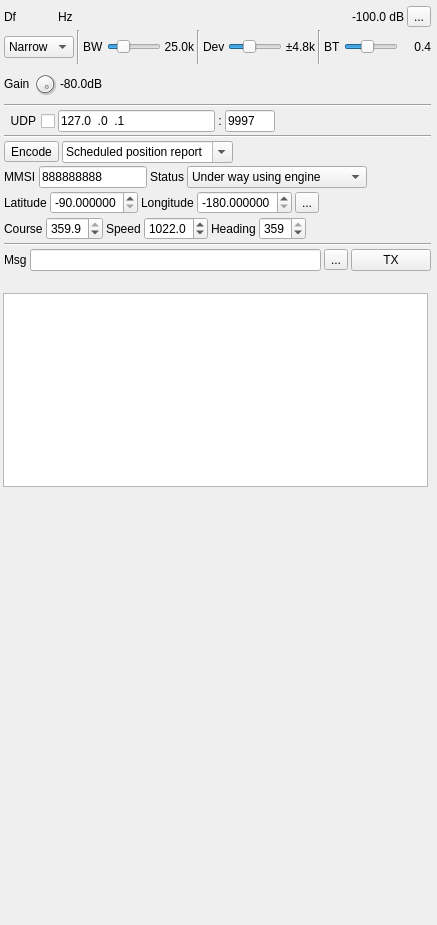
<?xml version="1.0" encoding="UTF-8"?>
<ui version="4.0">
 <class>AISModGUI</class>
 <widget class="RollupContents" name="AISModGUI">
  <property name="geometry">
   <rect>
    <x>0</x>
    <y>0</y>
    <width>437</width>
    <height>925</height>
   </rect>
  </property>
  <property name="sizePolicy">
   <sizepolicy hsizetype="Expanding" vsizetype="Expanding">
    <horstretch>0</horstretch>
    <verstretch>0</verstretch>
   </sizepolicy>
  </property>
  <property name="minimumSize">
   <size>
    <width>350</width>
    <height>0</height>
   </size>
  </property>
  <property name="font">
   <font>
    <family>Liberation Sans</family>
    <pointsize>9</pointsize>
   </font>
  </property>
  <property name="focusPolicy">
   <enum>Qt::StrongFocus</enum>
  </property>
  <property name="windowTitle">
   <string>AIS Modulator</string>
  </property>
  <widget class="QWidget" name="settingsContainer" native="true">
   <property name="enabled">
    <bool>true</bool>
   </property>
   <property name="geometry">
    <rect>
     <x>2</x>
     <y>2</y>
     <width>431</width>
     <height>271</height>
    </rect>
   </property>
   <property name="minimumSize">
    <size>
     <width>280</width>
     <height>0</height>
    </size>
   </property>
   <property name="windowTitle">
    <string>Settings</string>
   </property>
   <layout class="QVBoxLayout" name="settingsLayout">
    <property name="spacing">
     <number>3</number>
    </property>
    <property name="leftMargin">
     <number>2</number>
    </property>
    <property name="topMargin">
     <number>2</number>
    </property>
    <property name="rightMargin">
     <number>2</number>
    </property>
    <property name="bottomMargin">
     <number>2</number>
    </property>
    <item>
     <layout class="QHBoxLayout" name="deltaFreqPowLayout">
      <property name="topMargin">
       <number>2</number>
      </property>
      <item>
       <layout class="QHBoxLayout" name="deltaFrequencyLayout">
        <item>
         <widget class="QLabel" name="deltaFrequencyLabel">
          <property name="minimumSize">
           <size>
            <width>16</width>
            <height>0</height>
           </size>
          </property>
          <property name="text">
           <string>Df</string>
          </property>
         </widget>
        </item>
        <item>
         <widget class="ValueDialZ" name="deltaFrequency" native="true">
          <property name="sizePolicy">
           <sizepolicy hsizetype="Maximum" vsizetype="Maximum">
            <horstretch>0</horstretch>
            <verstretch>0</verstretch>
           </sizepolicy>
          </property>
          <property name="minimumSize">
           <size>
            <width>32</width>
            <height>16</height>
           </size>
          </property>
          <property name="font">
           <font>
            <family>Liberation Mono</family>
            <pointsize>12</pointsize>
           </font>
          </property>
          <property name="cursor">
           <cursorShape>PointingHandCursor</cursorShape>
          </property>
          <property name="focusPolicy">
           <enum>Qt::StrongFocus</enum>
          </property>
          <property name="toolTip">
           <string>Mod shift frequency from center in Hz</string>
          </property>
         </widget>
        </item>
        <item>
         <widget class="QLabel" name="deltaUnits">
          <property name="text">
           <string>Hz </string>
          </property>
         </widget>
        </item>
        <item>
         <spacer name="horizontalSpacer">
          <property name="orientation">
           <enum>Qt::Horizontal</enum>
          </property>
          <property name="sizeHint" stdset="0">
           <size>
            <width>40</width>
            <height>20</height>
           </size>
          </property>
         </spacer>
        </item>
        <item>
         <widget class="QLabel" name="channelPower">
          <property name="minimumSize">
           <size>
            <width>60</width>
            <height>0</height>
           </size>
          </property>
          <property name="toolTip">
           <string>Channel power</string>
          </property>
          <property name="layoutDirection">
           <enum>Qt::RightToLeft</enum>
          </property>
          <property name="text">
           <string>-100.0 dB</string>
          </property>
          <property name="alignment">
           <set>Qt::AlignRight|Qt::AlignTrailing|Qt::AlignVCenter</set>
          </property>
         </widget>
        </item>
       </layout>
      </item>
      <item>
       <widget class="QToolButton" name="channelMute">
        <property name="toolTip">
         <string>Mute/Unmute channel</string>
        </property>
        <property name="text">
         <string>...</string>
        </property>
        <property name="icon">
         <iconset resource="../../../sdrgui/resources/res.qrc">
          <normaloff>:/txon.png</normaloff>
          <normalon>:/txoff.png</normalon>:/txon.png</iconset>
        </property>
        <property name="checkable">
         <bool>true</bool>
        </property>
       </widget>
      </item>
     </layout>
    </item>
    <item>
     <layout class="QHBoxLayout" name="rfBandwidthLayout">
      <item>
       <widget class="QComboBox" name="mode">
        <property name="minimumSize">
         <size>
          <width>70</width>
          <height>0</height>
         </size>
        </property>
        <property name="toolTip">
         <string>Transmission mode</string>
        </property>
        <item>
         <property name="text">
          <string>Narrow</string>
         </property>
        </item>
        <item>
         <property name="text">
          <string>Wide</string>
         </property>
        </item>
       </widget>
      </item>
      <item>
       <widget class="Line" name="line_2">
        <property name="orientation">
         <enum>Qt::Vertical</enum>
        </property>
       </widget>
      </item>
      <item>
       <widget class="QLabel" name="rfBWLabel">
        <property name="text">
         <string>BW</string>
        </property>
       </widget>
      </item>
      <item>
       <widget class="QSlider" name="rfBW">
        <property name="sizePolicy">
         <sizepolicy hsizetype="Expanding" vsizetype="Minimum">
          <horstretch>0</horstretch>
          <verstretch>0</verstretch>
         </sizepolicy>
        </property>
        <property name="minimumSize">
         <size>
          <width>0</width>
          <height>0</height>
         </size>
        </property>
        <property name="toolTip">
         <string>RF bandwidth</string>
        </property>
        <property name="minimum">
         <number>10</number>
        </property>
        <property name="maximum">
         <number>400</number>
        </property>
        <property name="pageStep">
         <number>1</number>
        </property>
        <property name="value">
         <number>100</number>
        </property>
        <property name="orientation">
         <enum>Qt::Horizontal</enum>
        </property>
       </widget>
      </item>
      <item>
       <widget class="QLabel" name="rfBWText">
        <property name="minimumSize">
         <size>
          <width>30</width>
          <height>0</height>
         </size>
        </property>
        <property name="text">
         <string>25.0k</string>
        </property>
        <property name="alignment">
         <set>Qt::AlignRight|Qt::AlignTrailing|Qt::AlignVCenter</set>
        </property>
       </widget>
      </item>
      <item>
       <widget class="Line" name="line_3">
        <property name="orientation">
         <enum>Qt::Vertical</enum>
        </property>
       </widget>
      </item>
      <item>
       <widget class="QLabel" name="fmDevLabel">
        <property name="text">
         <string>Dev</string>
        </property>
       </widget>
      </item>
      <item>
       <widget class="QSlider" name="fmDev">
        <property name="sizePolicy">
         <sizepolicy hsizetype="Expanding" vsizetype="Minimum">
          <horstretch>0</horstretch>
          <verstretch>0</verstretch>
         </sizepolicy>
        </property>
        <property name="minimumSize">
         <size>
          <width>0</width>
          <height>0</height>
         </size>
        </property>
        <property name="toolTip">
         <string>Peak frequency deviation</string>
        </property>
        <property name="minimum">
         <number>10</number>
        </property>
        <property name="maximum">
         <number>50</number>
        </property>
        <property name="pageStep">
         <number>1</number>
        </property>
        <property name="value">
         <number>24</number>
        </property>
        <property name="orientation">
         <enum>Qt::Horizontal</enum>
        </property>
       </widget>
      </item>
      <item>
       <widget class="QLabel" name="fmDevText">
        <property name="minimumSize">
         <size>
          <width>30</width>
          <height>0</height>
         </size>
        </property>
        <property name="text">
         <string>±4.8k</string>
        </property>
        <property name="alignment">
         <set>Qt::AlignRight|Qt::AlignTrailing|Qt::AlignVCenter</set>
        </property>
       </widget>
      </item>
      <item>
       <widget class="Line" name="line_5">
        <property name="orientation">
         <enum>Qt::Vertical</enum>
        </property>
       </widget>
      </item>
      <item>
       <widget class="QLabel" name="btLabel">
        <property name="text">
         <string>BT</string>
        </property>
       </widget>
      </item>
      <item>
       <widget class="QSlider" name="bt">
        <property name="sizePolicy">
         <sizepolicy hsizetype="Expanding" vsizetype="Minimum">
          <horstretch>0</horstretch>
          <verstretch>0</verstretch>
         </sizepolicy>
        </property>
        <property name="minimumSize">
         <size>
          <width>0</width>
          <height>0</height>
         </size>
        </property>
        <property name="toolTip">
         <string>Gaussian filter bandwidth-time parameter</string>
        </property>
        <property name="minimum">
         <number>1</number>
        </property>
        <property name="maximum">
         <number>6</number>
        </property>
        <property name="pageStep">
         <number>1</number>
        </property>
        <property name="value">
         <number>3</number>
        </property>
        <property name="orientation">
         <enum>Qt::Horizontal</enum>
        </property>
       </widget>
      </item>
      <item>
       <widget class="QLabel" name="btText">
        <property name="minimumSize">
         <size>
          <width>30</width>
          <height>0</height>
         </size>
        </property>
        <property name="text">
         <string>0.4</string>
        </property>
        <property name="alignment">
         <set>Qt::AlignRight|Qt::AlignTrailing|Qt::AlignVCenter</set>
        </property>
       </widget>
      </item>
     </layout>
    </item>
    <item>
     <layout class="QHBoxLayout" name="volumeLayout">
      <item>
       <widget class="QLabel" name="gainLabel">
        <property name="text">
         <string>Gain</string>
        </property>
       </widget>
      </item>
      <item>
       <widget class="QDial" name="gain">
        <property name="maximumSize">
         <size>
          <width>24</width>
          <height>24</height>
         </size>
        </property>
        <property name="toolTip">
         <string>Gain</string>
        </property>
        <property name="minimum">
         <number>-60</number>
        </property>
        <property name="maximum">
         <number>0</number>
        </property>
        <property name="singleStep">
         <number>5</number>
        </property>
        <property name="pageStep">
         <number>1</number>
        </property>
        <property name="value">
         <number>0</number>
        </property>
       </widget>
      </item>
      <item>
       <widget class="QLabel" name="gainText">
        <property name="minimumSize">
         <size>
          <width>30</width>
          <height>0</height>
         </size>
        </property>
        <property name="toolTip">
         <string>Gain value</string>
        </property>
        <property name="text">
         <string>-80.0dB</string>
        </property>
        <property name="alignment">
         <set>Qt::AlignRight|Qt::AlignTrailing|Qt::AlignVCenter</set>
        </property>
       </widget>
      </item>
      <item>
       <widget class="LevelMeterVU" name="volumeMeter" native="true">
        <property name="sizePolicy">
         <sizepolicy hsizetype="Expanding" vsizetype="Preferred">
          <horstretch>0</horstretch>
          <verstretch>0</verstretch>
         </sizepolicy>
        </property>
        <property name="font">
         <font>
          <family>Liberation Mono</family>
          <pointsize>8</pointsize>
         </font>
        </property>
        <property name="toolTip">
         <string>Level (% full range) top trace: average, bottom trace: instantaneous peak, tip: peak hold</string>
        </property>
       </widget>
      </item>
     </layout>
    </item>
    <item>
     <widget class="Line" name="line_4">
      <property name="orientation">
       <enum>Qt::Horizontal</enum>
      </property>
     </widget>
    </item>
    <item>
     <layout class="QHBoxLayout" name="udpLayout">
      <item>
       <widget class="QCheckBox" name="udpEnabled">
        <property name="toolTip">
         <string>Forward messages received via UDP</string>
        </property>
        <property name="layoutDirection">
         <enum>Qt::RightToLeft</enum>
        </property>
        <property name="text">
         <string>UDP</string>
        </property>
       </widget>
      </item>
      <item>
       <widget class="QLineEdit" name="udpAddress">
        <property name="minimumSize">
         <size>
          <width>120</width>
          <height>0</height>
         </size>
        </property>
        <property name="focusPolicy">
         <enum>Qt::ClickFocus</enum>
        </property>
        <property name="toolTip">
         <string>UDP address to listen for messages to forward on</string>
        </property>
        <property name="inputMask">
         <string>000.000.000.000</string>
        </property>
        <property name="text">
         <string>127.0.0.1</string>
        </property>
       </widget>
      </item>
      <item>
       <widget class="QLabel" name="udpSeparator">
        <property name="text">
         <string>:</string>
        </property>
        <property name="alignment">
         <set>Qt::AlignCenter</set>
        </property>
       </widget>
      </item>
      <item>
       <widget class="QLineEdit" name="udpPort">
        <property name="minimumSize">
         <size>
          <width>50</width>
          <height>0</height>
         </size>
        </property>
        <property name="maximumSize">
         <size>
          <width>50</width>
          <height>16777215</height>
         </size>
        </property>
        <property name="focusPolicy">
         <enum>Qt::ClickFocus</enum>
        </property>
        <property name="toolTip">
         <string>UDP port to listen for messages to forward on</string>
        </property>
        <property name="inputMask">
         <string>00000</string>
        </property>
        <property name="text">
         <string>9997</string>
        </property>
       </widget>
      </item>
      <item>
       <spacer name="horizontalSpacer_4">
        <property name="orientation">
         <enum>Qt::Horizontal</enum>
        </property>
        <property name="sizeHint" stdset="0">
         <size>
          <width>40</width>
          <height>20</height>
         </size>
        </property>
       </spacer>
      </item>
     </layout>
    </item>
    <item>
     <widget class="Line" name="line_6">
      <property name="orientation">
       <enum>Qt::Horizontal</enum>
      </property>
     </widget>
    </item>
    <item>
     <layout class="QHBoxLayout" name="encodeLayout">
      <item>
       <widget class="QToolButton" name="encode">
        <property name="toolTip">
         <string>Encode a message in hex using data from the following fields in to the message field</string>
        </property>
        <property name="text">
         <string>Encode</string>
        </property>
       </widget>
      </item>
      <item>
       <widget class="QComboBox" name="msgId">
        <property name="sizePolicy">
         <sizepolicy hsizetype="Minimum" vsizetype="Fixed">
          <horstretch>0</horstretch>
          <verstretch>0</verstretch>
         </sizepolicy>
        </property>
        <property name="minimumSize">
         <size>
          <width>100</width>
          <height>0</height>
         </size>
        </property>
        <property name="toolTip">
         <string>Message type</string>
        </property>
        <property name="editable">
         <bool>true</bool>
        </property>
        <property name="currentText">
         <string>Scheduled position report</string>
        </property>
        <property name="currentIndex">
         <number>0</number>
        </property>
        <item>
         <property name="text">
          <string>Scheduled position report</string>
         </property>
        </item>
        <item>
         <property name="text">
          <string>Assigned position report</string>
         </property>
        </item>
        <item>
         <property name="text">
          <string>Special position report</string>
         </property>
        </item>
        <item>
         <property name="text">
          <string>Base station report</string>
         </property>
        </item>
       </widget>
      </item>
      <item>
       <spacer name="horizontalSpacer_2">
        <property name="orientation">
         <enum>Qt::Horizontal</enum>
        </property>
        <property name="sizeHint" stdset="0">
         <size>
          <width>40</width>
          <height>20</height>
         </size>
        </property>
       </spacer>
      </item>
     </layout>
    </item>
    <item>
     <layout class="QHBoxLayout" name="mmsiLayout">
      <item>
       <widget class="QLabel" name="mmsiLabel">
        <property name="text">
         <string>MMSI</string>
        </property>
       </widget>
      </item>
      <item>
       <widget class="QLineEdit" name="mmsi">
        <property name="sizePolicy">
         <sizepolicy hsizetype="Preferred" vsizetype="Fixed">
          <horstretch>0</horstretch>
          <verstretch>0</verstretch>
         </sizepolicy>
        </property>
        <property name="toolTip">
         <string>Enter 9 digit Maritime Mobile Service Identity</string>
        </property>
        <property name="inputMask">
         <string>999999999</string>
        </property>
        <property name="text">
         <string>888888888</string>
        </property>
        <property name="maxLength">
         <number>9</number>
        </property>
       </widget>
      </item>
      <item>
       <widget class="QLabel" name="statusLabel">
        <property name="text">
         <string>Status</string>
        </property>
       </widget>
      </item>
      <item>
       <widget class="QComboBox" name="status">
        <property name="minimumSize">
         <size>
          <width>180</width>
          <height>0</height>
         </size>
        </property>
        <property name="toolTip">
         <string>Status of vessel</string>
        </property>
        <item>
         <property name="text">
          <string>Under way using engine</string>
         </property>
        </item>
        <item>
         <property name="text">
          <string>At anchor</string>
         </property>
        </item>
        <item>
         <property name="text">
          <string>Not under command</string>
         </property>
        </item>
        <item>
         <property name="text">
          <string>Restricted manoeuvrability</string>
         </property>
        </item>
        <item>
         <property name="text">
          <string>Constrained by her draught</string>
         </property>
        </item>
        <item>
         <property name="text">
          <string>Moored</string>
         </property>
        </item>
        <item>
         <property name="text">
          <string>Aground</string>
         </property>
        </item>
        <item>
         <property name="text">
          <string>Engaged in fishing</string>
         </property>
        </item>
        <item>
         <property name="text">
          <string>Under way sailing</string>
         </property>
        </item>
        <item>
         <property name="text">
          <string>Not defined</string>
         </property>
        </item>
       </widget>
      </item>
      <item>
       <spacer name="horizontalSpacer_5">
        <property name="orientation">
         <enum>Qt::Horizontal</enum>
        </property>
        <property name="sizeHint" stdset="0">
         <size>
          <width>40</width>
          <height>20</height>
         </size>
        </property>
       </spacer>
      </item>
     </layout>
    </item>
    <item>
     <layout class="QHBoxLayout" name="positionLayout">
      <item>
       <widget class="QLabel" name="latitudeLabel">
        <property name="text">
         <string>Latitude</string>
        </property>
       </widget>
      </item>
      <item>
       <widget class="QDoubleSpinBox" name="latitude">
        <property name="toolTip">
         <string>Latitude in decimal degrees (North positive)</string>
        </property>
        <property name="decimals">
         <number>6</number>
        </property>
        <property name="minimum">
         <double>-90.000000000000000</double>
        </property>
        <property name="maximum">
         <double>90.000000000000000</double>
        </property>
        <property name="value">
         <double>-90.000000000000000</double>
        </property>
       </widget>
      </item>
      <item>
       <widget class="QLabel" name="longitudeLabel">
        <property name="text">
         <string>Longitude</string>
        </property>
       </widget>
      </item>
      <item>
       <widget class="QDoubleSpinBox" name="longitude">
        <property name="toolTip">
         <string>Longitude in decimal degrees (East positive)</string>
        </property>
        <property name="decimals">
         <number>6</number>
        </property>
        <property name="minimum">
         <double>-180.000000000000000</double>
        </property>
        <property name="maximum">
         <double>180.000000000000000</double>
        </property>
        <property name="value">
         <double>-180.000000000000000</double>
        </property>
       </widget>
      </item>
      <item>
       <widget class="QToolButton" name="insertPosition">
        <property name="toolTip">
         <string>Set latitude and longitude to my position</string>
        </property>
        <property name="text">
         <string>...</string>
        </property>
        <property name="icon">
         <iconset>
          <normalon>:/gps.png</normalon>
         </iconset>
        </property>
       </widget>
      </item>
      <item>
       <spacer name="horizontalSpacer_6">
        <property name="orientation">
         <enum>Qt::Horizontal</enum>
        </property>
        <property name="sizeHint" stdset="0">
         <size>
          <width>40</width>
          <height>20</height>
         </size>
        </property>
       </spacer>
      </item>
     </layout>
    </item>
    <item>
     <layout class="QHBoxLayout" name="courseAndSpeedLayout">
      <item>
       <widget class="QLabel" name="courseLabel">
        <property name="text">
         <string>Course</string>
        </property>
       </widget>
      </item>
      <item>
       <widget class="QDoubleSpinBox" name="course">
        <property name="toolTip">
         <string>Course over ground in degrees</string>
        </property>
        <property name="decimals">
         <number>1</number>
        </property>
        <property name="maximum">
         <double>359.899999999999977</double>
        </property>
        <property name="value">
         <double>359.899999999999977</double>
        </property>
       </widget>
      </item>
      <item>
       <widget class="QLabel" name="speedLabel">
        <property name="text">
         <string>Speed</string>
        </property>
       </widget>
      </item>
      <item>
       <widget class="QDoubleSpinBox" name="speed">
        <property name="toolTip">
         <string>Speed over ground in knots</string>
        </property>
        <property name="decimals">
         <number>1</number>
        </property>
        <property name="maximum">
         <double>1023.000000000000000</double>
        </property>
        <property name="value">
         <double>1022.000000000000000</double>
        </property>
       </widget>
      </item>
      <item>
       <widget class="QLabel" name="headingLabel">
        <property name="text">
         <string>Heading</string>
        </property>
       </widget>
      </item>
      <item>
       <widget class="QSpinBox" name="heading">
        <property name="toolTip">
         <string>Heading in degrees</string>
        </property>
        <property name="maximum">
         <number>359</number>
        </property>
        <property name="value">
         <number>359</number>
        </property>
       </widget>
      </item>
      <item>
       <spacer name="horizontalSpacer_3">
        <property name="orientation">
         <enum>Qt::Horizontal</enum>
        </property>
        <property name="sizeHint" stdset="0">
         <size>
          <width>40</width>
          <height>20</height>
         </size>
        </property>
       </spacer>
      </item>
     </layout>
    </item>
    <item>
     <widget class="Line" name="line">
      <property name="orientation">
       <enum>Qt::Horizontal</enum>
      </property>
     </widget>
    </item>
    <item>
     <layout class="QHBoxLayout" name="packetDataLayout">
      <item>
       <widget class="QLabel" name="label">
        <property name="layoutDirection">
         <enum>Qt::LeftToRight</enum>
        </property>
        <property name="text">
         <string>Msg</string>
        </property>
       </widget>
      </item>
      <item>
       <widget class="QLineEdit" name="message">
        <property name="toolTip">
         <string>Enter message to transmit as a hex encoded string.</string>
        </property>
        <property name="text">
         <string/>
        </property>
        <property name="maxLength">
         <number>63</number>
        </property>
       </widget>
      </item>
      <item>
       <widget class="ButtonSwitch" name="repeat">
        <property name="toolTip">
         <string>Repeatedly transmit the message. Right click for additional settings.</string>
        </property>
        <property name="text">
         <string>...</string>
        </property>
        <property name="icon">
         <iconset resource="../../../sdrgui/resources/res.qrc">
          <normaloff>:/playloop.png</normaloff>:/playloop.png</iconset>
        </property>
       </widget>
      </item>
      <item>
       <widget class="QPushButton" name="txButton">
        <property name="toolTip">
         <string>Press to transmit the message</string>
        </property>
        <property name="text">
         <string>TX</string>
        </property>
       </widget>
      </item>
     </layout>
    </item>
   </layout>
  </widget>
  <widget class="QWidget" name="logContainer" native="true">
   <property name="geometry">
    <rect>
     <x>0</x>
     <y>290</y>
     <width>431</width>
     <height>200</height>
    </rect>
   </property>
   <property name="sizePolicy">
    <sizepolicy hsizetype="Expanding" vsizetype="Expanding">
     <horstretch>0</horstretch>
     <verstretch>0</verstretch>
    </sizepolicy>
   </property>
   <property name="minimumSize">
    <size>
     <width>0</width>
     <height>0</height>
    </size>
   </property>
   <property name="windowTitle">
    <string>Transmitted Messages</string>
   </property>
   <layout class="QVBoxLayout" name="transmittedLayout">
    <property name="spacing">
     <number>2</number>
    </property>
    <property name="leftMargin">
     <number>3</number>
    </property>
    <property name="topMargin">
     <number>3</number>
    </property>
    <property name="rightMargin">
     <number>3</number>
    </property>
    <property name="bottomMargin">
     <number>3</number>
    </property>
    <item>
     <widget class="QPlainTextEdit" name="transmittedText">
      <property name="readOnly">
       <bool>true</bool>
      </property>
     </widget>
    </item>
   </layout>
  </widget>
  <widget class="QWidget" name="spectrumContainer" native="true">
   <property name="geometry">
    <rect>
     <x>0</x>
     <y>450</y>
     <width>431</width>
     <height>331</height>
    </rect>
   </property>
   <property name="sizePolicy">
    <sizepolicy hsizetype="Expanding" vsizetype="Expanding">
     <horstretch>0</horstretch>
     <verstretch>0</verstretch>
    </sizepolicy>
   </property>
   <property name="windowTitle">
    <string>Baseband Spectrum</string>
   </property>
   <layout class="QVBoxLayout" name="spectrumLayout">
    <property name="spacing">
     <number>2</number>
    </property>
    <property name="leftMargin">
     <number>3</number>
    </property>
    <property name="topMargin">
     <number>3</number>
    </property>
    <property name="rightMargin">
     <number>3</number>
    </property>
    <property name="bottomMargin">
     <number>3</number>
    </property>
    <item>
     <widget class="GLSpectrum" name="glSpectrum" native="true">
      <property name="sizePolicy">
       <sizepolicy hsizetype="Expanding" vsizetype="Expanding">
        <horstretch>0</horstretch>
        <verstretch>0</verstretch>
       </sizepolicy>
      </property>
      <property name="minimumSize">
       <size>
        <width>200</width>
        <height>250</height>
       </size>
      </property>
      <property name="font">
       <font>
        <family>Liberation Mono</family>
        <pointsize>8</pointsize>
       </font>
      </property>
     </widget>
    </item>
    <item>
     <widget class="GLSpectrumGUI" name="spectrumGUI" native="true"/>
    </item>
   </layout>
  </widget>
  <widget class="QWidget" name="scopeContainer" native="true">
   <property name="geometry">
    <rect>
     <x>0</x>
     <y>790</y>
     <width>431</width>
     <height>311</height>
    </rect>
   </property>
   <property name="sizePolicy">
    <sizepolicy hsizetype="Expanding" vsizetype="Expanding">
     <horstretch>0</horstretch>
     <verstretch>0</verstretch>
    </sizepolicy>
   </property>
   <property name="windowTitle">
    <string>IQ Waveforms</string>
   </property>
   <layout class="QVBoxLayout" name="transmittedLayout_2">
    <property name="spacing">
     <number>2</number>
    </property>
    <property name="leftMargin">
     <number>3</number>
    </property>
    <property name="topMargin">
     <number>3</number>
    </property>
    <property name="rightMargin">
     <number>3</number>
    </property>
    <property name="bottomMargin">
     <number>3</number>
    </property>
    <item>
     <widget class="GLScope" name="glScope" native="true">
      <property name="sizePolicy">
       <sizepolicy hsizetype="Expanding" vsizetype="Expanding">
        <horstretch>0</horstretch>
        <verstretch>0</verstretch>
       </sizepolicy>
      </property>
      <property name="minimumSize">
       <size>
        <width>200</width>
        <height>250</height>
       </size>
      </property>
      <property name="font">
       <font>
        <family>Liberation Mono</family>
        <pointsize>8</pointsize>
       </font>
      </property>
     </widget>
    </item>
    <item>
     <widget class="GLScopeGUI" name="scopeGUI" native="true"/>
    </item>
   </layout>
  </widget>
 </widget>
 <customwidgets>
  <customwidget>
   <class>ButtonSwitch</class>
   <extends>QToolButton</extends>
   <header>gui/buttonswitch.h</header>
  </customwidget>
  <customwidget>
   <class>RollupContents</class>
   <extends>QWidget</extends>
   <header>gui/rollupcontents.h</header>
   <container>1</container>
  </customwidget>
  <customwidget>
   <class>ValueDialZ</class>
   <extends>QWidget</extends>
   <header>gui/valuedialz.h</header>
   <container>1</container>
  </customwidget>
  <customwidget>
   <class>GLScope</class>
   <extends>QWidget</extends>
   <header>gui/glscope.h</header>
   <container>1</container>
  </customwidget>
  <customwidget>
   <class>GLScopeGUI</class>
   <extends>QWidget</extends>
   <header>gui/glscopegui.h</header>
   <container>1</container>
  </customwidget>
  <customwidget>
   <class>GLSpectrum</class>
   <extends>QWidget</extends>
   <header>gui/glspectrum.h</header>
   <container>1</container>
  </customwidget>
  <customwidget>
   <class>GLSpectrumGUI</class>
   <extends>QWidget</extends>
   <header>gui/glspectrumgui.h</header>
   <container>1</container>
  </customwidget>
  <customwidget>
   <class>LevelMeterVU</class>
   <extends>QWidget</extends>
   <header>gui/levelmeter.h</header>
   <container>1</container>
  </customwidget>
 </customwidgets>
 <tabstops>
  <tabstop>deltaFrequency</tabstop>
  <tabstop>channelMute</tabstop>
  <tabstop>mode</tabstop>
  <tabstop>rfBW</tabstop>
  <tabstop>bt</tabstop>
  <tabstop>gain</tabstop>
  <tabstop>mmsi</tabstop>
  <tabstop>msgId</tabstop>
  <tabstop>message</tabstop>
  <tabstop>txButton</tabstop>
  <tabstop>transmittedText</tabstop>
 </tabstops>
 <resources>
  <include location="../../../sdrgui/resources/res.qrc"/>
 </resources>
 <connections/>
</ui>
